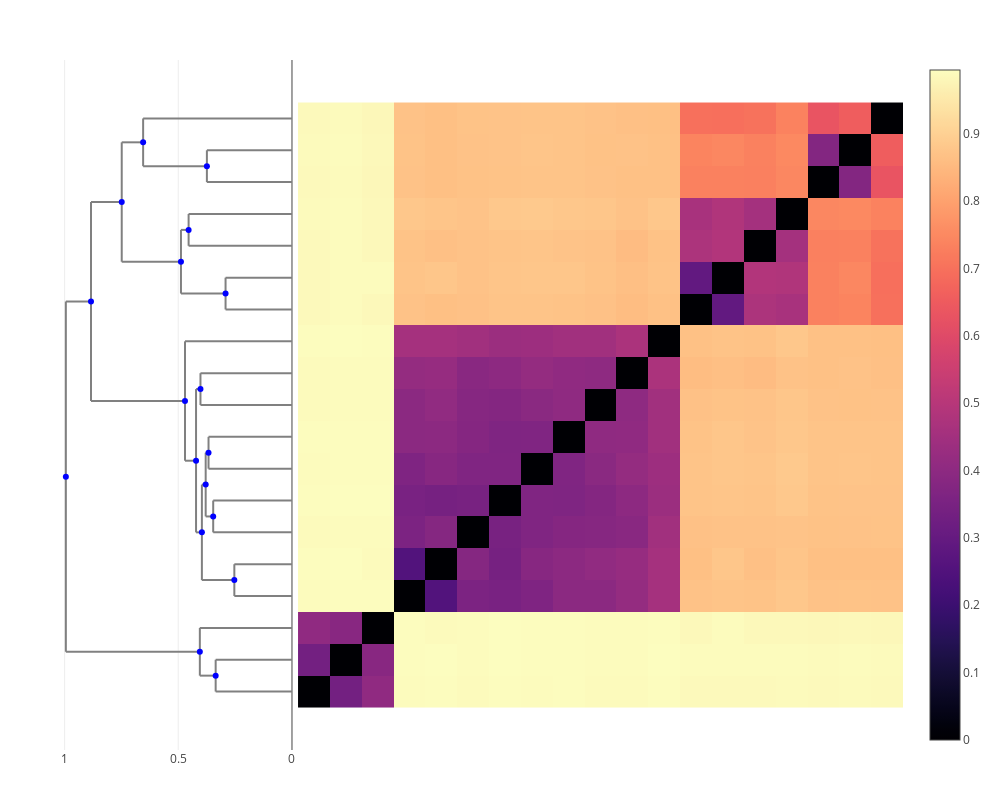

The notebook cell this image was saved under:
### Code cell
let
    # X axes
    xaxes = subplot_axes!(
        [
            attr(
                rangemode=:nonnegative,
                autorange=:reversed,
            ),
            attr(
                visible=false,
                scaleanchor=:y,
            ),
        ],
        [.4, 1.],
        sep=.01,
    )
    
    # Dendrogram
    pdg = PlotlyDendrogram(dg, horizontal=true, branch_attr=attr(line_color=:gray))
    
    vector_attrs!(pdg.nodes_trace, pdg.node_ids) do id
        node = tree.nodes[id]
        return Dict(
            :text => string(id),
            :customdata => [
                node.count,
            ],
        )
    end
    
    merge!(pdg.nodes_trace, attr(
        hovertemplate="""
        <b>%{text}</b><br>
        %{x:.3f}<br>
        %{customdata[0]} genomes
        <extra></extra>
        """,
        marker_color=:blue,
            
    ))
    
    # Heatmap
    edges = dgleaf_edges(dg)
    leaf_names = [id <= tree.n ? "Genome $id" : "Cluster $id" for id in dg.leaves]
    
    hm_t = heatmap(
        z=hclust_node_dists(tree, d, dg.leaves),
        x=edges,
        y=edges,
        customdata=[[t1, t2] for t1 in leaf_names, t2 in leaf_names],
        hovertemplate="""
        %{customdata[0]}<br>
        %{customdata[1]}<br>
        %{z:.3f}
        <extra></extra>
        """,
        colorscale=make_colorscale(:magma),
        xaxis="x2",
    )
    
    layout = Layout(
        yaxis=attr(
            visible=false,
        ),
        showlegend=false,
        hovermode=:closest,
        width=1000,
        height=800,
    )
    setaxes!(layout, :x, xaxes)
    
    return plot(vcat(gettraces(pdg), [hm_t]), layout)
end

### Figure 1 — Plotly figure (JSON) as saved in the notebook; plotly's stock layout.template omitted (floating-point values rounded to 4 significant figures; data arrays with more than 128 entries replaced by an {"elided": "..."} marker saying what was removed)
{"data": [{"hoverinfo": "skip", "line": {"color": "gray"}, "mode": "lines", "showlegend": false, "type": "scatter", "x": [0.4705, 0.4705, null, 0.4705, 0.4219, null, 0.4705, 0, null], "y": [8.25, 12, null, 8.25, 8.25, null, 12, 12, null]}, {"hoverinfo": "skip", "line": {"color": "gray"}, "mode": "lines", "showlegend": false, "type": "scatter", "x": [0.2921, 0.2921, null, 0.2921, 0, null, 0.2921, 0, null], "y": [13, 14, null, 13, 13, null, 14, 14, null]}, {"hoverinfo": "skip", "line": {"color": "gray"}, "mode": "lines", "showlegend": false, "type": "scatter", "x": [0.3795, 0.3795, null, 0.3795, 0.3464, null, 0.3795, 0.367, null], "y": [6.5, 8.5, null, 6.5, 6.5, null, 8.5, 8.5, null]}, {"hoverinfo": "skip", "line": {"color": "gray"}, "mode": "lines", "showlegend": false, "type": "scatter", "x": [0.3742, 0.3742, null, 0.3742, 0, null, 0.3742, 0, null], "y": [17, 18, null, 17, 17, null, 18, 18, null]}, {"hoverinfo": "skip", "line": {"color": "gray"}, "mode": "lines", "showlegend": false, "type": "scatter", "x": [0.7487, 0.7487, null, 0.7487, 0.4882, null, 0.7487, 0.6546, null], "y": [14.5, 18.25, null, 14.5, 14.5, null, 18.25, 18.25, null]}, {"hoverinfo": "skip", "line": {"color": "gray"}, "mode": "lines", "showlegend": false, "type": "scatter", "x": [0.6546, 0.6546, null, 0.6546, 0.3742, null, 0.6546, 0, null], "y": [17.5, 19, null, 17.5, 17.5, null, 19, 19, null]}, {"hoverinfo": "skip", "line": {"color": "gray"}, "mode": "lines", "showlegend": false, "type": "scatter", "x": [0.4052, 0.4052, null, 0.4052, 0.3356, null, 0.4052, 0, null], "y": [1.5, 3, null, 1.5, 1.5, null, 3, 3, null]}, {"hoverinfo": "skip", "line": {"color": "gray"}, "mode": "lines", "showlegend": false, "type": "scatter", "x": [0.3356, 0.3356, null, 0.3356, 0, null, 0.3356, 0, null], "y": [1, 2, null, 1, 1, null, 2, 2, null]}, {"hoverinfo": "skip", "line": {"color": "gray"}, "mode": "lines", "showlegend": false, "type": "scatter", "x": [0.367, 0.367, null, 0.367, 0, null, 0.367, 0, null], "y": [8, 9, null, 8, 8, null, 9, 9, null]}, {"hoverinfo": "skip", "line": {"color": "gray"}, "mode": "lines", "showlegend": false, "type": "scatter", "x": [0.9944, 0.9944, null, 0.9944, 0.4052, null, 0.9944, 0.8838, null], "y": [2.25, 13.25, null, 2.25, 2.25, null, 13.25, 13.25, null]}, {"hoverinfo": "skip", "line": {"color": "gray"}, "mode": "lines", "showlegend": false, "type": "scatter", "x": [0.4024, 0.4024, null, 0.4024, 0, null, 0.4024, 0, null], "y": [10, 11, null, 10, 10, null, 11, 11, null]}, {"hoverinfo": "skip", "line": {"color": "gray"}, "mode": "lines", "showlegend": false, "type": "scatter", "x": [0.2535, 0.2535, null, 0.2535, 0, null, 0.2535, 0, null], "y": [4, 5, null, 4, 4, null, 5, 5, null]}, {"hoverinfo": "skip", "line": {"color": "gray"}, "mode": "lines", "showlegend": false, "type": "scatter", "x": [0.3464, 0.3464, null, 0.3464, 0, null, 0.3464, 0, null], "y": [6, 7, null, 6, 6, null, 7, 7, null]}, {"hoverinfo": "skip", "line": {"color": "gray"}, "mode": "lines", "showlegend": false, "type": "scatter", "x": [0.4546, 0.4546, null, 0.4546, 0, null, 0.4546, 0, null], "y": [15, 16, null, 15, 15, null, 16, 16, null]}, {"hoverinfo": "skip", "line": {"color": "gray"}, "mode": "lines", "showlegend": false, "type": "scatter", "x": [0.3962, 0.3962, null, 0.3962, 0.2535, null, 0.3962, 0.3795, null], "y": [4.5, 7.5, null, 4.5, 4.5, null, 7.5, 7.5, null]}, {"hoverinfo": "skip", "line": {"color": "gray"}, "mode": "lines", "showlegend": false, "type": "scatter", "x": [0.8838, 0.8838, null, 0.8838, 0.4705, null, 0.8838, 0.7487, null], "y": [10.12, 16.38, null, 10.12, 10.12, null, 16.38, 16.38, null]}, {"hoverinfo": "skip", "line": {"color": "gray"}, "mode": "lines", "showlegend": false, "type": "scatter", "x": [0.4882, 0.4882, null, 0.4882, 0.2921, null, 0.4882, 0.4546, null], "y": [13.5, 15.5, null, 13.5, 13.5, null, 15.5, 15.5, null]}, {"hoverinfo": "skip", "line": {"color": "gray"}, "mode": "lines", "showlegend": false, "type": "scatter", "x": [0.4219, 0.4219, null, 0.4219, 0.3962, null, 0.4219, 0.4024, null], "y": [6, 10.5, null, 6, 6, null, 10.5, 10.5, null]}, {"customdata": [[4], [9], [2], [4], [7], [3], [3], [2], [2], [2], [19], [2], [2], [2], [2], [6], [16], [8]], "hovertemplate": "<b>%{text}</b><br>\n%{x:.3f}<br>\n%{customdata[0]} genomes\n<extra></extra>\n", "marker": {"color": "blue"}, "mode": "markers", "showlegend": false, "text": ["33", "32", "21", "26", "35", "29", "34", "25", "22", "24", "37", "28", "20", "23", "31", "27", "36", "30"], "type": "scatter", "x": [0.4882, 0.4705, 0.2921, 0.3795, 0.7487, 0.4052, 0.6546, 0.3742, 0.3356, 0.367, 0.9944, 0.4024, 0.2535, 0.3464, 0.4546, 0.3962, 0.8838, 0.4219], "y": [14.5, 10.12, 13.5, 7.5, 16.38, 2.25, 18.25, 17.5, 1.5, 8.5, 7.75, 10.5, 4.5, 6.5, 15.5, 6, 13.25, 8.25]}, {"colorscale": {"elided": "256x2 mixed values"}, "customdata": {"elided": "19x19x2 str values"}, "hovertemplate": "%{customdata[0]}<br>\n%{customdata[1]}<br>\n%{z:.3f}\n<extra></extra>\n", "type": "heatmap", "x": [0.5, 1.5, 2.5, 3.5, 4.5, 5.5, 6.5, 7.5, 8.5, 9.5, 10.5, 11.5, 12.5, 13.5, 14.5, 15.5, 16.5, 17.5, 18.5, 19.5], "xaxis": "x2", "y": [0.5, 1.5, 2.5, 3.5, 4.5, 5.5, 6.5, 7.5, 8.5, 9.5, 10.5, 11.5, 12.5, 13.5, 14.5, 15.5, 16.5, 17.5, 18.5, 19.5], "z": {"elided": "19x19 float values"}}], "layout": {"height": 800, "hovermode": "closest", "margin": {"b": 50, "l": 50, "r": 50, "t": 60}, "showlegend": false, "width": 1000, "xaxis": {"autorange": "reversed", "domain": [0, 0.2837], "rangemode": "nonnegative"}, "xaxis2": {"domain": [0.2908, 1], "scaleanchor": "y", "visible": false}, "yaxis": {"visible": false}}}
